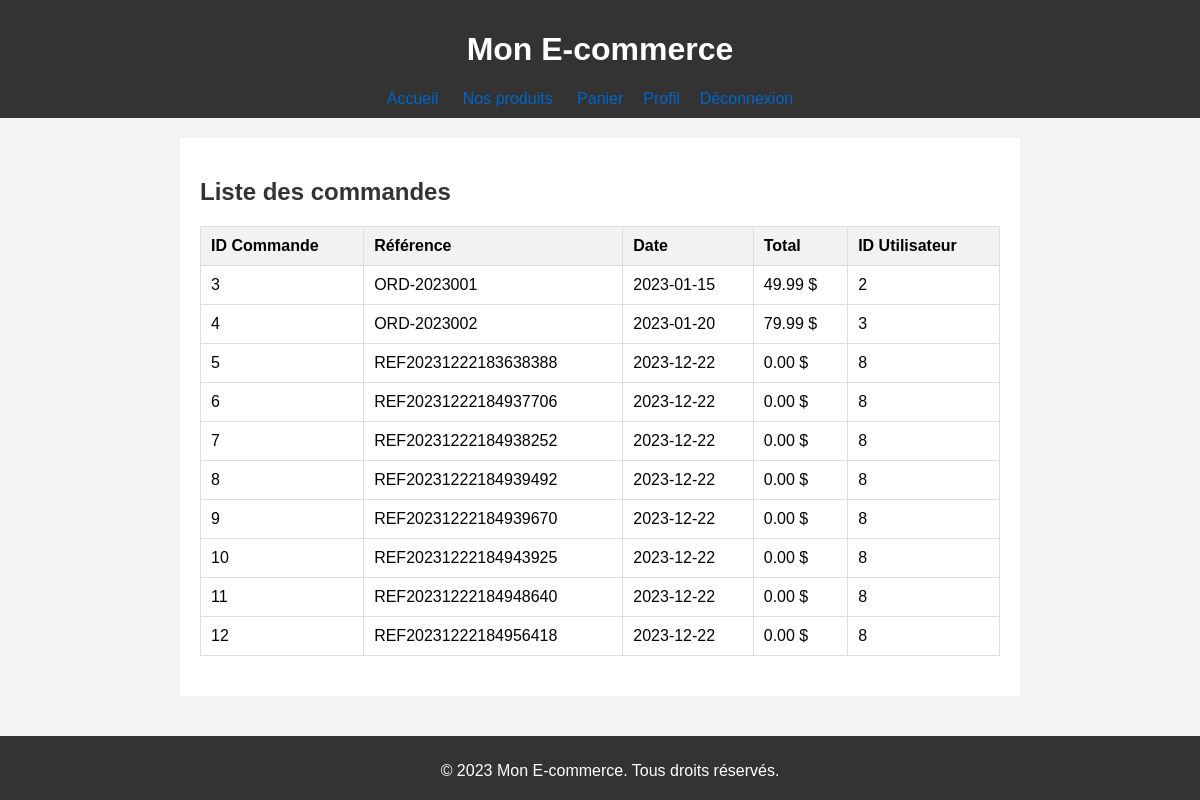
The page /admin/view_orders.php (signed in) on the database its author committed.
### tables this page shows
CREATE TABLE `user_order` (
  `id` bigint(20) NOT NULL,
  `ref` varchar(20) NOT NULL,
  `date` date NOT NULL,
  `total` decimal(10,2) NOT NULL,
  `user_id` bigint(20) NOT NULL
);

### functions.php (called while the page is built, shortened)
<?php
$conn = mysqli_connect('127.0.0.1', 'root', '', 'ecom1_project');
function getAllOrders()
{
    global $conn;
    $query = "SELECT * FROM user_order";
    $result = mysqli_query($conn, $query);
    return $result;
}

### admin/view_orders.php (the view, shortened to what this page needs)
<?php
include '../functions.php';
$title = "Liste des commandes";
$style_url = "../style/view_cart.css";
$index_url = "../index.php";
$product_list_url = "../products/product_list.php";
$view_cart_url = "../cart/view_cart.php";
$profile_url = "../user/profile.php";
$logout_url = "../logout.php";
include '../includes/header.php';
$allOrders = getAllOrders();
?>
<h2><?php echo $title; ?></h2>
<?php if ($allOrders && mysqli_num_rows($allOrders) > 0) : ?>
    <table border="1">
        <tr>
            <th>ID Commande</th>
            <th>Référence</th>
            <th>Date</th>
            <th>Total</th>
            <th>ID Utilisateur</th>
        </tr>
        <?php while ($order = mysqli_fetch_assoc($allOrders)) : ?>
            <tr>
                <td><?php echo $order['id']; ?></td>
                <td><?php echo $order['ref']; ?></td>
                <td><?php echo $order['date']; ?></td>
                <td><?php echo $order['total']; ?> $</td>
                <td><?php echo $order['user_id']; ?></td>
            </tr>
        <?php endwhile; ?>
    </table>
<?php else : ?>
    <p>Aucune commande disponible pour le moment.</p>
<?php endif; ?>
<?php include '../includes/footer.php'; ?>

### includes/header.php (shortened to what this page needs)
<!DOCTYPE html>
<html lang="en">
<head>
    <link rel="stylesheet" href="<?php echo $style_url; ?>">
</head>
<body>
    <header>
        <h1>Mon E-commerce</h1>
        <nav>
            <ul>
                <li><a href="<?php echo $index_url; ?>">Accueil</a></li>
                <li><a href="<?php echo $product_list_url; ?>">Nos produits</a></li>
                <?php
                if (isset($_SESSION['user_id'])) {
                    echo '<li><a href="' . $view_cart_url . '">Panier</a></li>';
                    echo '<li><a href="' . $profile_url . '">Profil</a></li>';
                    echo '<li><a href="' . $logout_url . '">Déconnexion</a></li>';
                } else {
                    echo '<li><a href="' . $register_url . '">Inscription</a></li>';
                    echo '<li><a href="' . $login_url . '">Connexion</a></li>';
                }
                ?>
            </ul>
        </nav>
    </header>
    <main>

### includes/footer.php
</main>
<footer>
    <p>&copy; <?php echo date('Y'); ?> Mon E-commerce. Tous droits réservés.</p>
</footer>
</body>
</html>

### style/view_cart.css (style rules this page uses)
body { font-family: 'Arial', sans-serif; background-color: #f4f4f4; margin: 0; padding: 0; }
header { background-color: #333; color: #fff; padding: 10px; text-align: center; }
nav { margin-top: 10px; }
nav ul { list-style: none; padding: 0; margin: 0; }
nav ul li { display: inline; margin-right: 20px; }
main { max-width: 800px; margin: 20px auto; padding: 20px; background-color: #fff; }
h2, h3 { color: #333; }
a { color: #0066cc; text-decoration: none; }
table { width: 100%; border-collapse: collapse; margin-bottom: 20px; }
table, th, td { border: 1px solid #ddd; }
th, td { padding: 10px; text-align: left; }
th { background-color: #f2f2f2; }
p { margin-bottom: 10px; }
footer { background-color: #333; color: #fff; padding: 10px; text-align: center; position: fixed; bottom: 0; width: 100%; }

### rows shown on the page
user_order: id "3", ref "ORD-2023001", date "2023-01-15", total "49.99", user "2"
user_order: id "4", ref "ORD-2023002", date "2023-01-20", total "79.99", user "3"
user_order: id "5", ref "REF20231222183638388", date "2023-12-22", total "0.00", user "8"
user_order: id "6", ref "REF20231222184937706", date "2023-12-22", total "0.00", user "8"
user_order: id "7", ref "REF20231222184938252", date "2023-12-22", total "0.00", user "8"
user_order: id "8", ref "REF20231222184939492", date "2023-12-22", total "0.00", user "8"
user_order: id "9", ref "REF20231222184939670", date "2023-12-22", total "0.00", user "8"
user_order: id "10", ref "REF20231222184943925", date "2023-12-22", total "0.00", user "8"
user_order: id "11", ref "REF20231222184948640", date "2023-12-22", total "0.00", user "8"
user_order: id "12", ref "REF20231222184956418", date "2023-12-22", total "0.00", user "8"

### other values the page prints
$title "Liste des commandes"
